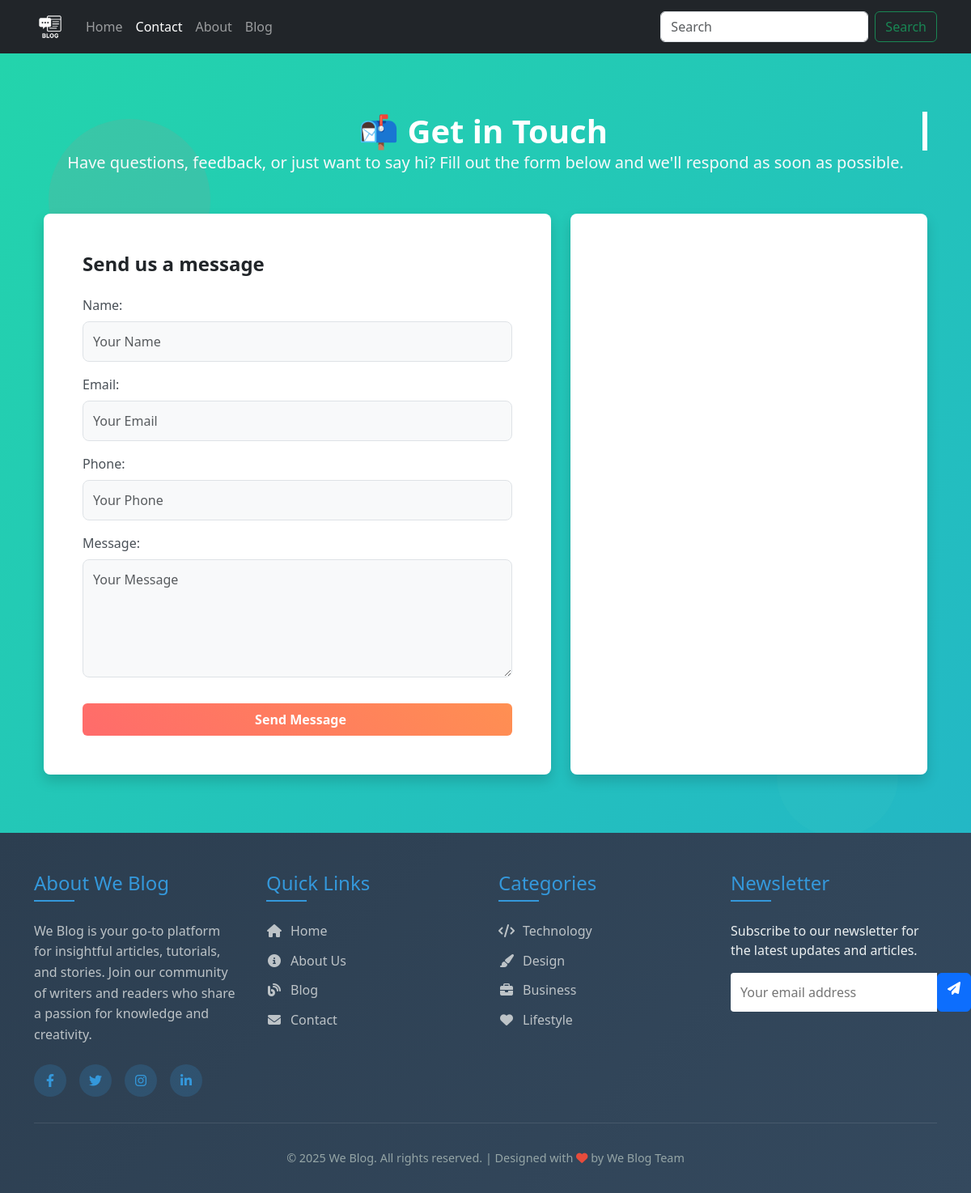
The app's page /contact with its own data.
### home/models.py (models this page shows, shortened)
class Websetting(models.Model):
    title = models.CharField(max_length=200)  # required
    email = models.EmailField(blank=True, null=True)
    phone = models.CharField(max_length=15, blank=True, null=True)
    address = models.CharField(max_length=255, blank=True, null=True)
    facebook = models.URLField(blank=True, null=True)
    linkedin = models.URLField(blank=True, null=True)
    instagram = models.URLField(blank=True, null=True)
    twitter = models.URLField(blank=True, null=True)
    google_map = models.TextField(blank=True, null=True)
    short_descriptions = models.CharField(max_length=255, blank=True, null=True)
    meta_title = models.CharField(max_length=255, blank=True, null=True)
    meta_description = models.TextField(blank=True, null=True)
    meta_image = models.ImageField(upload_to="meta/", blank=True, null=True)
    logo = models.ImageField(upload_to="logo/", blank=True, null=True)
    fav_image = models.ImageField(upload_to="favicon/", blank=True, null=True)
    google_analytics_id = models.CharField(max_length=50, blank=True, null=True)
    smtp_host = models.CharField(max_length=100, blank=True, null=True)
    smtp_port = models.PositiveIntegerField(blank=True, null=True)
    smtp_user = models.CharField(max_length=100, blank=True, null=True)
    smtp_password = models.CharField(max_length=100, blank=True, null=True)
    smtp_use_tls = models.BooleanField(default=True)
    smtp_use_ssl = models.BooleanField(default=False)  # Add SSL support

### home/views.py (the view, shortened to what this page needs)
# urls.py: path('contact', views.contact, name='contact'),
def contact(request):
    websetting = Websetting.objects.first()
    if not websetting or not websetting.smtp_host:
        print("SMTP settings not configured")
        return
    form = ContactForm(request.POST or None)
    context = {
        'form': form,
        'websetting': websetting
    }
    return render(request, 'home/contact.html', context)

### home/forms.py (shortened to what this page needs)
class ContactForm(forms.ModelForm):
    class Meta:
        model = Contact
        fields = ['name', 'email', 'phone', 'message']
        widgets = {
            'name': forms.TextInput(attrs={'class': 'form-control', 'placeholder': 'Your Name'}),
            'email': forms.EmailInput(attrs={'class': 'form-control', 'placeholder': 'Your Email'}),
            'phone': forms.TextInput(attrs={'class': 'form-control', 'placeholder': 'Your Phone'}),
            'message': forms.Textarea(attrs={'class': 'form-control', 'placeholder': 'Your Message', 'rows': 5}),
        }

### home/context_processors.py (called while the page is built)
def websetting_processor(request):
    websetting = Websetting.objects.first()
    return {'websetting': websetting}

### home/templates/home/contact.html (shortened to what this page needs)
{% extends "index.html" %}
{% load static %}
{% block content %}
<div class="background-animation">
  <div class="shape shape-1"></div>
  <div class="shape shape-2"></div>
  <div class="shape shape-4"></div>
</div>
<div class="container my-5 position-relative">
  <div class="text-center mb-5">
    <h2 class="fw-bold display-6 text-white animate-typing">📬 Get in Touch</h2>
    <p class="text-light fs-5 animate-fade-in">
      Have questions, feedback, or just want to say hi? Fill out the form below and we'll respond as soon as possible.
    </p>
  </div>
  <div class="row g-4">
    <div class="col-lg-7">
      <div class="card shadow border-0 rounded-3 h-100 animate-slide-in-left">
        <div class="card-body p-4 p-md-5">
          <h4 class="card-title mb-4 text-dark fw-bold">Send us a message</h4>
          <form method="post" action="{% url 'contact' %}" novalidate>
            <div class="mb-3 form-group">
              {{ form.name.label_tag }}
              {{ form.name }}
            </div>
            <div class="mb-3 form-group">
              {{ form.email.label_tag }}
              {{ form.email }}
            </div>
            <div class="mb-3 form-group">
              {{ form.phone.label_tag }}
              {{ form.phone }}
            </div>
            <div class="mb-3 form-group">
              {{ form.message.label_tag }}
              {{ form.message }}
            </div>
            <button type="submit" class="btn btn-gradient w-100 py-2 fw-semibold mt-3 animate-pulse">
               Send Message
            </button>
          </form>
        </div>
      </div>
    </div>
    <div class="col-lg-5">
      <div class="card shadow border-0 rounded-3 h-100 animate-slide-in-right">
        <div class="card-body p-0">
<div class="map-container" style="height: 250px; overflow: hidden; border-top-left-radius: 0.75rem; border-top-right-radius: 0.75rem;">
  {% if websetting.google_map %}
    {{ websetting.google_map|safe }}
  {% else %}
    <p class="text-center">Map not available</p>
  {% endif %}
</div>
          <div class="p-4 p-md-5 ">
            <h4 class="mb-4 fw-bold text-white">Reach Us Directly</h4>
          </div>
        </div>
      </div>
    </div>
  </div>
</div>
{% endblock %}

### templates/index.html (shortened to what this page needs)
{% load static %}
<!DOCTYPE html>
<html lang="en">
<head>
  <link href="https://cdn.jsdelivr.net/npm/bootstrap@5.3.3/dist/css/bootstrap.min.css" rel="stylesheet">
  <link href="https://cdnjs.cloudflare.com/ajax/libs/font-awesome/6.4.0/css/all.min.css" rel="stylesheet">
  <link href="{% static 'css/admin.css' %}" rel="stylesheet">
</head>
<body>
  <nav class="navbar navbar-expand-lg navbar-dark bg-dark">
    <div class="container-fluid container">
      <a class="navbar-brand" href="{% url 'home' %}">
        {% if websetting.logo %}
          <img src="{{ websetting.logo.url }}" alt="{{ websetting.title }}" height="40">
        {% else %}
          {{ websetting.title }}
        {% endif %}
      </a>
      <div class="collapse navbar-collapse" id="navbarSupportedContent">
        <ul class="navbar-nav me-auto mb-2 mb-lg-0">
          <li class="nav-item">
            <a class="nav-link {% if request.resolver_match.url_name == 'home' %}active{% endif %}" href="{% url 'home' %}">Home</a>
          </li>
          <li class="nav-item">
            <a class="nav-link {% if request.resolver_match.url_name == 'contact' %}active{% endif %}" href="{% url 'contact' %}">Contact</a>
          </li>
          <li class="nav-item">
            <a class="nav-link {% if request.resolver_match.url_name == 'about' %}active{% endif %}" href="{% url 'about' %}">About</a>
          </li>
          <li class="nav-item">
            <a class="nav-link {% if request.resolver_match.url_name == 'blog-home' %}active{% endif %}" href="{% url 'blog:blog-home' %}">Blog</a>
          </li>
        </ul>
        <form class="d-flex" method="get" action="{% url 'blog:blog-search' %}">
          <input class="form-control me-2" type="search" name="q" placeholder="Search" aria-label="Search">
          <button class="btn btn-outline-success" type="submit">Search</button>
        </form>
      </div>
    </div>
  </nav>
  <div class="container my-4">
    {% block content %}{% endblock %}
  </div>
  <footer class="site-footer">
    <div class="container">
      <div class="footer-content">
        <div class="footer-section footer-about">
          <h4>About {{ websetting.title }}</h4>
          <p>{{ websetting.short_descriptions }}</p>
          <div class="social-links">
            {% if websetting.facebook %}<a href="{{ websetting.facebook }}"><i class="fab fa-facebook-f"></i></a>{% endif %}
            {% if websetting.twitter %}<a href="{{ websetting.twitter }}"><i class="fab fa-twitter"></i></a>{% endif %}
            {% if websetting.instagram %}<a href="{{ websetting.instagram }}"><i class="fab fa-instagram"></i></a>{% endif %}
            {% if websetting.linkedin %}<a href="{{ websetting.linkedin }}"><i class="fab fa-linkedin-in"></i></a>{% endif %}
          </div>
        </div>
        <div class="footer-section">
          <h4>Quick Links</h4>
          <ul class="footer-links">
            <li><a href="{% url 'home' %}"><i class="fas fa-home"></i> Home</a></li>
            <li><a href="{% url 'about' %}"><i class="fas fa-info-circle"></i> About Us</a></li>
            <li><a href="{% url 'blog:blog-home' %}"><i class="fas fa-blog"></i> Blog</a></li>
            <li><a href="{% url 'contact' %}"><i class="fas fa-envelope"></i> Contact</a></li>
          </ul>
        </div>
        <div class="footer-section">
          <h4>Categories</h4>
          <ul class="footer-links">
            <li><a href="#"><i class="fas fa-code"></i> Technology</a></li>
            <li><a href="#"><i class="fas fa-paint-brush"></i> Design</a></li>
            <li><a href="#"><i class="fas fa-briefcase"></i> Business</a></li>
            <li><a href="#"><i class="fas fa-heart"></i> Lifestyle</a></li>
          </ul>
        </div>
        <div class="footer-section">
          <h4>Newsletter</h4>
          <p>Subscribe to our newsletter for the latest updates and articles.</p>
          <form class="newsletter-form">
            <input type="email" placeholder="Your email address">
            <a href="{% url 'contact' %}" class="btn btn-primary"><i class="fas fa-paper-plane"></i></a>
          </form>
        </div>
      </div>
      <div class="footer-bottom">
        <p>&copy; 2025 {{ websetting.title }}. All rights reserved. | Designed with <i class="fas fa-heart" style="color: #e74c3c;"></i> by {{ websetting.title }} Team</p>
      </div>
    </div>
  </footer>
</body>
</html>

### templates/index.html (style rules this page uses)
.site-footer { background: linear-gradient(135deg, #2c3e50 0%, #34495e 100%); color: #ecf0f1; padding: 3rem 0 1rem; margin-top: auto; }
.footer-content { display: flex; flex-wrap: wrap; justify-content: space-between; gap: 2rem; }
.footer-section { flex: 1; min-width: 250px; }
.footer-section h4 { color: #3498db; margin-bottom: 1.5rem; position: relative; padding-bottom: 0.5rem; }
.footer-section h4::after { content: ''; position: absolute; left: 0; bottom: 0; width: 50px; height: 2px; background: #3498db; }
.footer-links { list-style: none; padding: 0; }
.footer-links li { margin-bottom: 0.8rem; }
.footer-links a { color: #bdc3c7; text-decoration: none; transition: all 0.3s ease; display: flex; align-items: center; }
.footer-links i { margin-right: 10px; width: 20px; text-align: center; }
.footer-about p { line-height: 1.6; color: #bdc3c7; }
.social-links { display: flex; gap: 1rem; margin-top: 1.5rem; }
.social-links a { display: flex; align-items: center; justify-content: center; width: 40px; height: 40px; background: rgba(52, 152, 219, 0.2); color: #3498db; border-radius: 50%; transition: all 0.3s ease; text-decoration: none; }
.footer-bottom { text-align: center; padding-top: 2rem; margin-top: 2rem; border-top: 1px solid rgba(255, 255, 255, 0.1); color: #95a5a6; font-size: 0.9rem; }
html, body { height: 100%; display: flex; flex-direction: column; }
.container.my-4 { flex: 1; }
.newsletter-form { display: flex; margin-top: 1rem; }
.newsletter-form input { flex: 1; padding: 0.75rem; border: none; border-radius: 4px 0 0 4px; outline: none; }

### home/templates/home/contact.html (style rules this page uses)
body { background: linear-gradient(-45deg, #ee7752, #e73c7e, #23a6d5, #23d5ab); background-size: 400% 400%; animation: gradient 15s ease infinite; min-height: 100vh; }
.background-animation { position: fixed; top: 0; left: 0; width: 100%; height: 100%; z-index: -1; overflow: hidden; }
.shape { position: absolute; border-radius: 50%; opacity: 0.1; animation: float 15s infinite linear; }
.shape-1 { width: 200px; height: 200px; background: #ff6b6b; top: 10%; left: 5%; animation-delay: 0s; }
.shape-2 { width: 150px; height: 150px; background: #4ecdc4; top: 60%; left: 80%; animation-delay: 2s; }
.shape-4 { width: 180px; height: 180px; background: #ff8e53; top: 70%; left: 10%; animation-delay: 6s; }
.btn-gradient { background: linear-gradient(45deg, #FF6B6B, #FF8E53, #FFCA3A); border: none; color: white; font-weight: 600; transition: all 0.5s ease; background-size: 200% auto; }
.card input, .card textarea { border: 1px solid #dee2e6; border-radius: 0.5rem; padding: 0.75rem; width: 100%; transition: all 0.3s; background-color: #f8f9fa; }
.card label { font-weight: 500; margin-bottom: 0.5rem; color: #495057; }
.map-container iframe { border-top-left-radius: 0.75rem; border-top-right-radius: 0.75rem; transition: all 0.5s ease; }
.animate-typing { overflow: hidden; border-right: .15em solid white; white-space: nowrap; margin: 0 auto; animation: typing 3.5s steps(40, end), blink-caret .75s step-end infinite; }
.animate-fade-in { animation: fadeIn 2s ease-in; }
.animate-slide-in-left { animation: slideInLeft 1s ease-out; }
.animate-slide-in-right { animation: slideInRight 1s ease-out; }
.animate-pulse { animation: pulse 2s infinite; }
.form-group { position: relative; transition: all 0.3s ease; }

### records on screen
Websetting: logo (picture), title "We Blog", short_descriptions "We Blog is your go-to platform for insightful articles, tutorials, and stories. Join our community of writers and readers who share a passion for knowledge and creativity."
